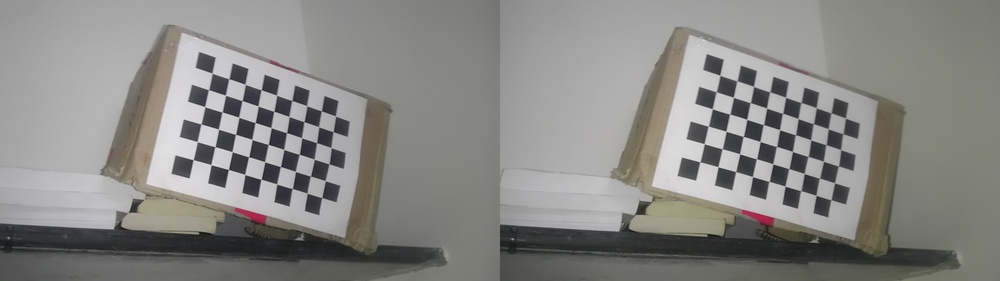
//> input picture testimages/55.jpg, 1000 x 281 px, shrunk from 3840 x 1080 before the run
$ ./ColorBalance ../testimages/55.jpg   (built with g++ and OpenCV 4)
//> lines starting //> are read from the running program, lines starting //| are printed output that depends on the picture
#include "opencv2/highgui/highgui.hpp"
#include "opencv2/imgproc/imgproc.hpp"
#include "opencv2/core/core.hpp"
#include <iostream>
#include <stdio.h>

using namespace std;
using namespace cv;

void contrast_stretch(Mat src, Mat dst, int min, int max, int index);

int main( int argc, char **argv)
{
	Mat src, dst, src1;

	src = imread( argv[1], 1 );
//> src is the input picture: 281 rows x 1000 cols, CV_8UC3; mean B, G, R 131.9, 134.9, 135.6

	if( !src.data )
	{
		cout<<"Usage: ./Histogram_Demo <path_to_image>"<<endl;
		return -1;
	}

	src.copyTo(dst);
	src.copyTo(src1);

	int n = src.rows*src.cols;
//> n = 281000
	float s1 = 1.5, s2 = 1.5;

	vector<Mat> bgr_planes;
	split(src, bgr_planes);
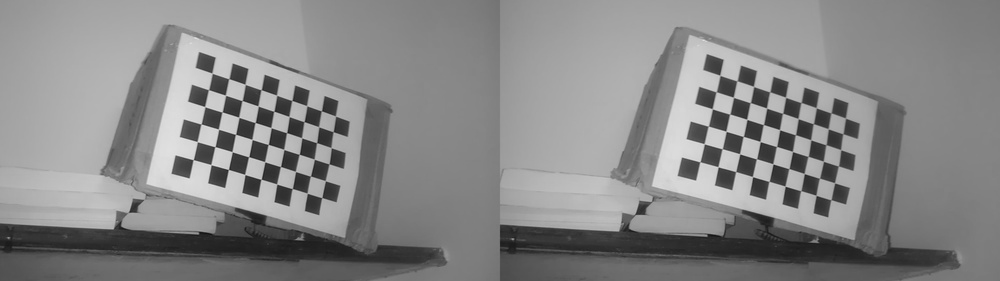
//> bgr_planes[1]: 281 rows x 1000 cols, CV_8UC1; min 18, max 229, mean 134.9

	int hist_size = 256;

	float range[] = {0, 256};
	const float* hist_range = {range};

	Mat bhist, ghist, rhist;
	float cbhist[hist_size], cghist[hist_size], crhist[hist_size];

	int vmin1 = 0, vmin2 = 0, vmin3 = 0;
	int vmax1 = 255, vmax2 = 255, vmax3 = 255;

	calcHist(&bgr_planes[0], 1, 0, Mat(), bhist, 1, &hist_size, &hist_range, true, false);
//> bhist = 256 values, max 4661 at index 124, min 0 at index 0, mean 1097.7
	calcHist(&bgr_planes[1], 1, 0, Mat(), ghist, 1, &hist_size, &hist_range, true, false);
//> ghist = 256 values, max 5492 at index 132, min 0 at index 0, mean 1097.7
	calcHist(&bgr_planes[2], 1, 0, Mat(), rhist, 1, &hist_size, &hist_range, true, false);
//> rhist = 256 values, max 5702 at index 131, min 0 at index 0, mean 1097.7

	for(int i=0; i<hist_size; i++)
	{
		if( i ==0 )
		{
			cbhist[i]=bhist.at<float>(i);
			cghist[i]=ghist.at<float>(i);
			crhist[i]=rhist.at<float>(i);
		}
		else
		{
			cbhist[i]=(cbhist[i-1] + bhist.at<float>(i));
			cghist[i]=(cghist[i-1] + ghist.at<float>(i));
			crhist[i]=(crhist[i-1] + rhist.at<float>(i));
		}
	}

	while( vmin1<255 && (cbhist[vmin1] <= (float)(n*s1/100)))
	{
		vmin1 = vmin1 + 1;
	}
//> after the loop, vmin1 = 39
	while( vmax1<255 && (cbhist[vmax1] <= (float)(n*(1 - s2/100))) )
	{
		vmax1 = vmax1 - 1;
	}
//> after the loop, vmax1 = 255
	if(vmax1<255)
	{
		vmax1 = vmax1 + 1;
	}

	while( vmin2<255 && (cghist[vmin2] <= (float)(n*s1/100)))
	{
		vmin2 = vmin2 + 1;
	}
//> after the loop, vmin2 = 39
	while( vmax2<255 && (cghist[vmax2] <= (float)(n*(1 - s2/100))) )
	{
		vmax2 = vmax2 - 1;
	}
//> after the loop, vmax2 = 255
	if(vmax2<255)
	{
		vmax2 = vmax2 + 1;
	}

	while( vmin3<255 && (crhist[vmin3] <= (float)(n*s1/100)))
	{
		vmin3 = vmin3 + 1;
	}
//> after the loop, vmin3 = 37
	while( vmax3<255 && (crhist[vmax3] <= (float)(n*(1 - s2/100))) )
	{
		vmax3 = vmax3 - 1;
	}
//> after the loop, vmax3 = 255
	if(vmax3<255)
	{
		vmax3 = vmax3 + 1;
	}
	//Mat src1;
    //src.copyTo(src1);

	contrast_stretch(src1, dst, vmin1, vmax1, 0);
//> the loop in contrast_stretch, `for(; it!=itend ; ++it, ++itout)` made 281000 passes
//> after the loop in contrast_stretch, `for(; it!=itend ; ++it, ++itout)`:
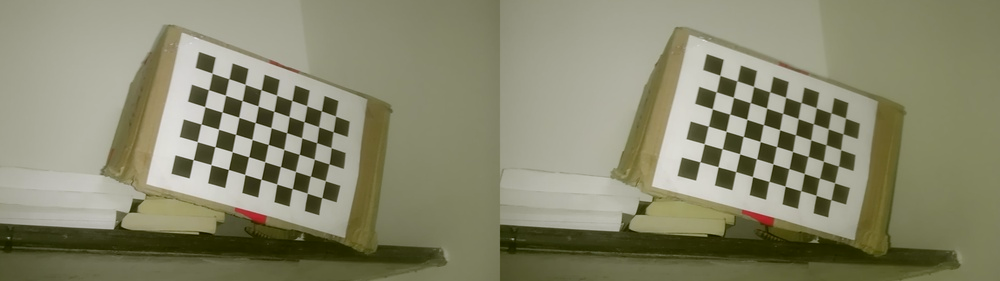
//> dst: 281 rows x 1000 cols, CV_8UC3; mean B, G, R 109, 134.9, 135.6
	contrast_stretch(src1, dst, vmin2, vmax2, 1);
//> call 2 of contrast_stretch, with min = 39, max = 255, index = 1
//> the loop in contrast_stretch (call 2), `for(; it!=itend ; ++it, ++itout)` made 281000 passes
//> color on passes 1 to 3: [146, 146, 146], [146, 146, 146], [146, 146, 146]
//> after the loop in contrast_stretch (call 2), `for(; it!=itend ; ++it, ++itout)`:
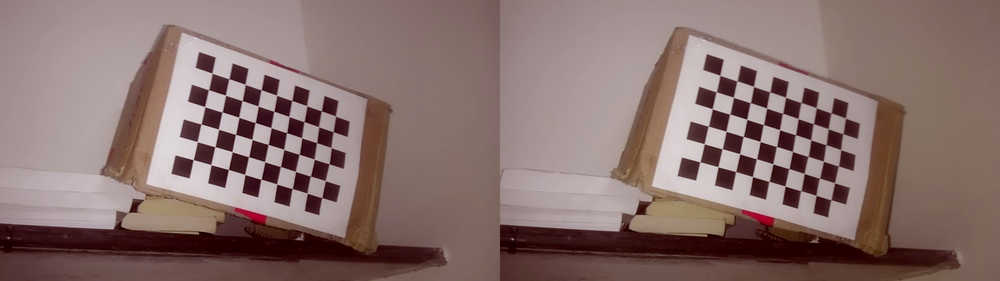
//> dst: 281 rows x 1000 cols, CV_8UC3; mean B, G, R 109, 112.6, 135.6
	contrast_stretch(src1, dst, vmin3, vmax3, 2);
//> call 3 of contrast_stretch, with min = 37, max = 255, index = 2
//> the loop in contrast_stretch (call 3), `for(; it!=itend ; ++it, ++itout)` made 281000 passes
//> color on passes 1 to 3: [146, 146, 146], [146, 146, 146], [146, 146, 146]
//> after the loop in contrast_stretch (call 3), `for(; it!=itend ; ++it, ++itout)`:
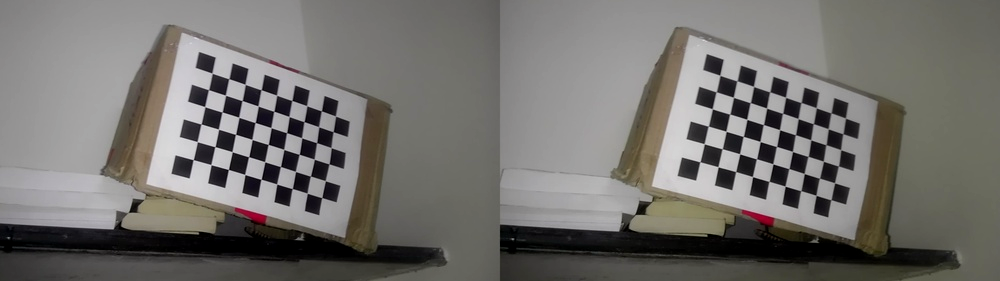
//> dst: 281 rows x 1000 cols, CV_8UC3; mean B, G, R 109, 112.6, 114.6

	bgr_planes;
	split(src1, bgr_planes);

	cv::normalize(bgr_planes[0], bgr_planes[0], 0, 255, NORM_MINMAX);
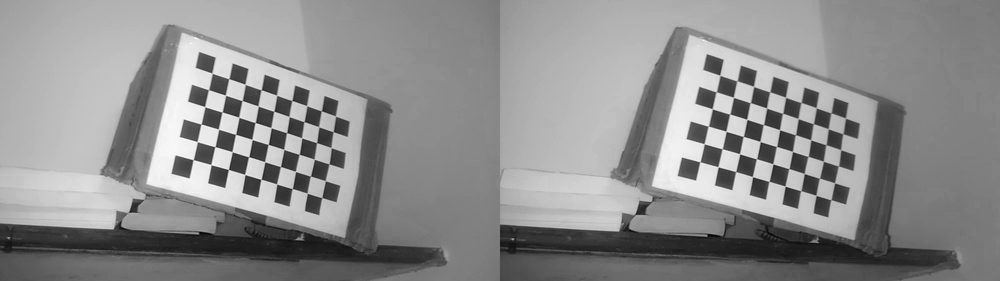
//> bgr_planes[0]: 281 rows x 1000 cols, CV_8UC1; min 0, max 255, mean 140.6
	cv::normalize(bgr_planes[1], bgr_planes[1], 0, 255, NORM_MINMAX);
	cv::normalize(bgr_planes[2], bgr_planes[2], 0, 255, NORM_MINMAX);
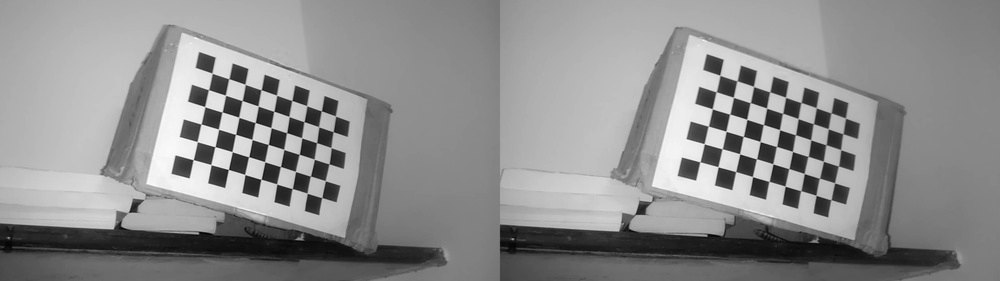
//> bgr_planes[2]: 281 rows x 1000 cols, CV_8UC1; min 0, max 255, mean 141.6
	cv::merge(bgr_planes, src1);
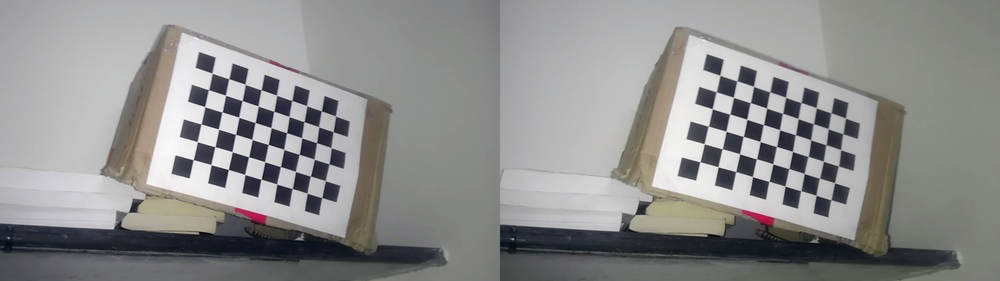
//> src1: 281 rows x 1000 cols, CV_8UC3; mean B, G, R 140.6, 141.3, 141.6

	namedWindow("Image", CV_WINDOW_AUTOSIZE);
	cv::imshow("Image", src);
	namedWindow("Image Process", CV_WINDOW_AUTOSIZE);
	cv::imshow("Image Process", src1);
	namedWindow("Final", CV_WINDOW_AUTOSIZE);
	cv::imshow("Final", dst);

	waitKey(0);
	return 0;
}

void contrast_stretch(Mat src, Mat dst, int min, int max, int index)
{
	int norm[256];

	if(max<=min)
	{
		cv::Mat_<cv::Vec3b>::const_iterator it = src.begin<cv::Vec3b>();
		cv::Mat_<cv::Vec3b>::const_iterator itend = src.end<cv::Vec3b>();
		cv::Mat_<cv::Vec3b>::iterator itout = dst.begin<cv::Vec3b>();

		for(; it!=itend ; ++it, ++itout)
		{
			cv::Vec3b color1 = *it;
			color1[index] = 255/2;
			*itout = color1;
		}
	}

	else
	{
		int i = 0;

		for(i = 0; i<min; i++)
		{
			norm[i] = 0;
		}
		for(i = min; i<max; i++)
		{
			norm[i] = ((i-min)*255/((max-min)+0.5));
		}
		for(i=max; i<256; i++)
		{
			norm[i] = 255;
		}

		cv::Mat_<cv::Vec3b>::const_iterator it = src.begin<cv::Vec3b>();
		cv::Mat_<cv::Vec3b>::const_iterator itend = src.end<cv::Vec3b>();
		cv::Mat_<cv::Vec3b>::iterator itout = dst.begin<cv::Vec3b>();

		for(; it!=itend ; ++it, ++itout)
		{
			cv::Vec3b color = *it;
			cv::Vec3b color1 = *itout;
			color1[index] = norm[color[index]];
			*itout = color1;
		}
	}
}

$ run again, on testimages/62.jpg
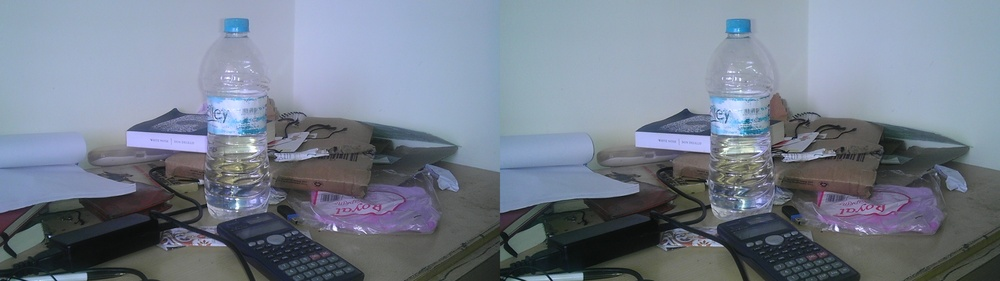
//> input picture testimages/62.jpg, 1000 x 281 px, shrunk from 3840 x 1080 before the run
//> src is the input picture: 281 rows x 1000 cols, CV_8UC3; mean B, G, R 141.1, 126.5, 117.3
//> `split(src, bgr_planes);`:
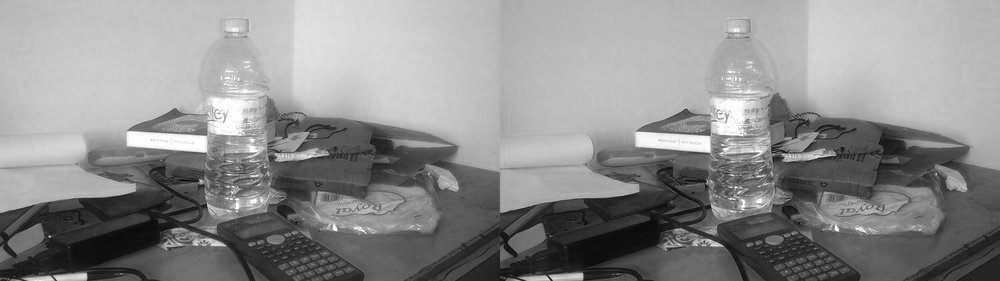
//> bgr_planes[0]: 281 rows x 1000 cols, CV_8UC1; min 3, max 255, mean 141.1
//> `split(src, bgr_planes);`:
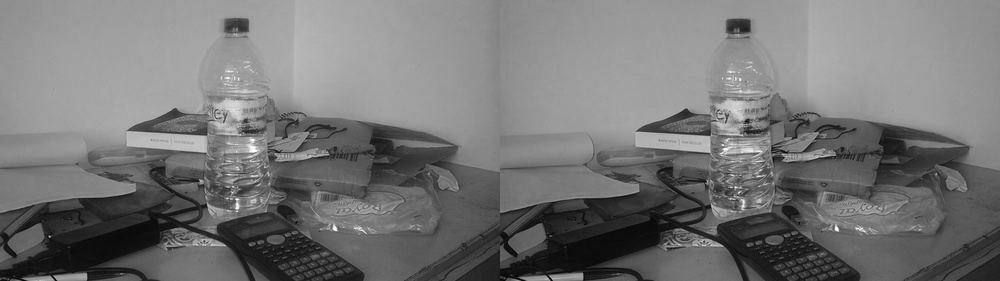
//> bgr_planes[2]: 281 rows x 1000 cols, CV_8UC1; min 0, max 255, mean 117.3
//> bhist = 256 values, max 4824 at index 186, min 0 at index 0, mean 1097.7
//> ghist = 256 values, max 9138 at index 174, min 0 at index 0, mean 1097.7
//> rhist = 256 values, max 7054 at index 159, min 1 at index 1, mean 1097.7
//> the loop in contrast_stretch, `for(; it!=itend ; ++it, ++itout)` made 281000 passes
//> the loop in contrast_stretch (call 2), `for(; it!=itend ; ++it, ++itout)` made 281000 passes
//> color on passes 1 to 3: [181, 164, 143], [182, 165, 144], [182, 165, 144]

$ run again, on testimages/65.jpg
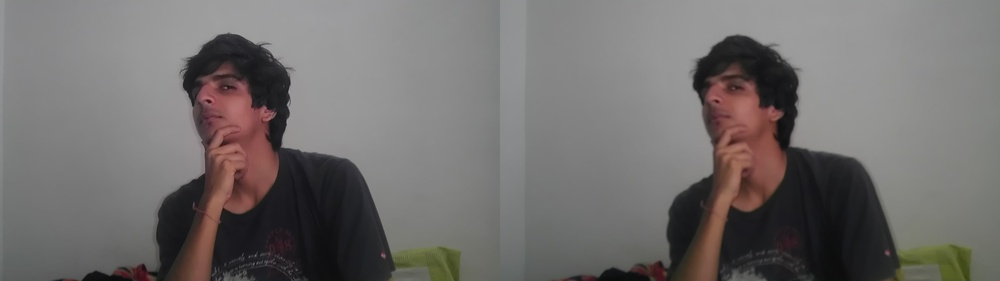
//> input picture testimages/65.jpg, 1000 x 281 px, shrunk from 3840 x 1080 before the run
//> src is the input picture: 281 rows x 1000 cols, CV_8UC3; mean B, G, R 109.2, 110.4, 113.7
//> bhist = 256 values, max 6280 at index 135, min 0 at index 0, mean 1097.7
//> ghist = 256 values, max 7458 at index 135, min 0 at index 0, mean 1097.7
//> rhist = 256 values, max 7355 at index 135, min 0 at index 0, mean 1097.7
//> the loop in contrast_stretch, `for(; it!=itend ; ++it, ++itout)` made 281000 passes
//> after the loop in contrast_stretch, `for(; it!=itend ; ++it, ++itout)`:
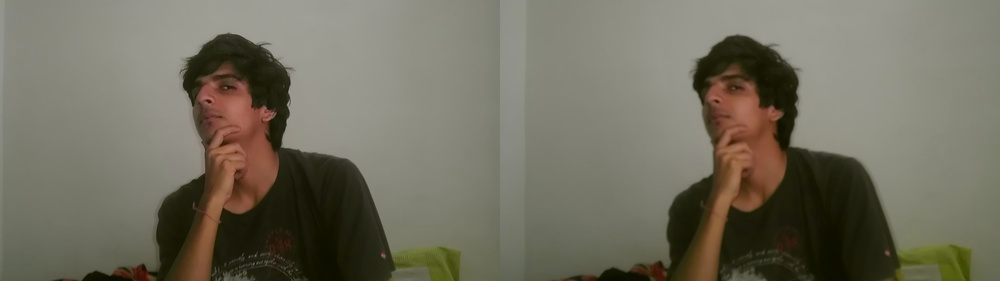
//> dst: 281 rows x 1000 cols, CV_8UC3; mean B, G, R 95.4, 110.4, 113.7
//> the loop in contrast_stretch (call 2), `for(; it!=itend ; ++it, ++itout)` made 281000 passes
//> color on passes 1 to 3: [148, 149, 147], [147, 148, 146], [148, 149, 147]
//> `cv::merge(bgr_planes, src1);`:
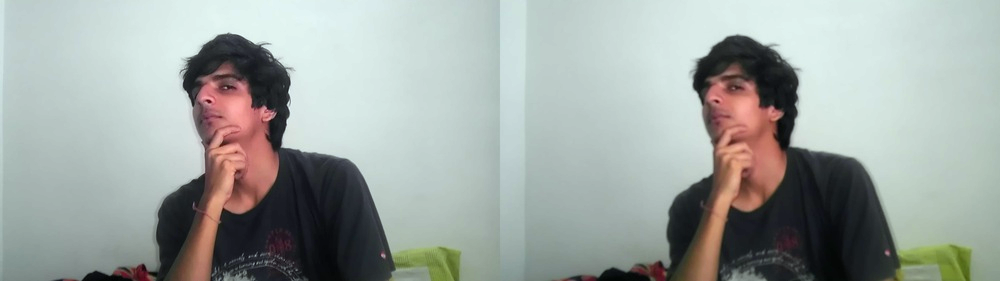
//> src1: 281 rows x 1000 cols, CV_8UC3; mean B, G, R 161.7, 165.8, 158.4

$ run again, on testimages/79.jpg
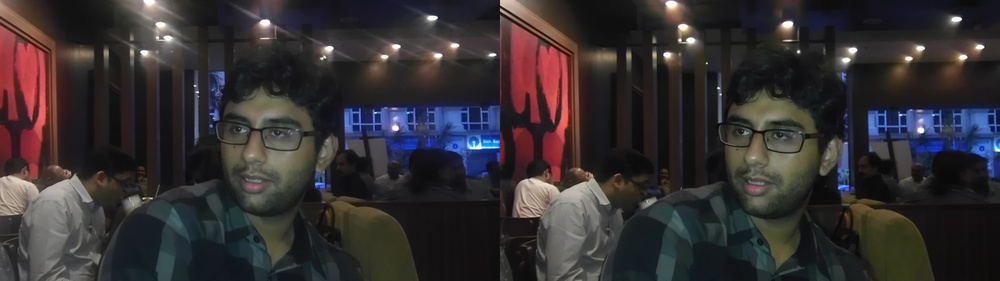
//> input picture testimages/79.jpg, 1000 x 281 px, shrunk from 3840 x 1080 before the run
//> src is the input picture: 281 rows x 1000 cols, CV_8UC3; mean B, G, R 49.7, 48, 52.6
//> `split(src, bgr_planes);`:
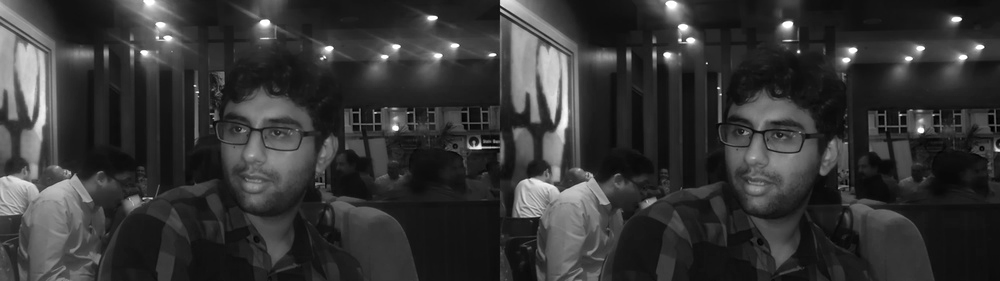
//> bgr_planes[2]: 281 rows x 1000 cols, CV_8UC1; min 0, max 255, mean 52.6
//> bhist = 256 values, max 7923 at index 28, min 10 at index 2, mean 1097.7
//> ghist = 256 values, max 7823 at index 29, min 0 at index 0, mean 1097.7
//> rhist = 256 values, max 8607 at index 18, min 10 at index 247, mean 1097.7
//> the loop in contrast_stretch, `for(; it!=itend ; ++it, ++itout)` made 281000 passes
//> the loop in contrast_stretch (call 2), `for(; it!=itend ; ++it, ++itout)` made 281000 passes
//> color on passes 1 to 3: [101, 118, 144], [97, 114, 140], [96, 112, 135]
